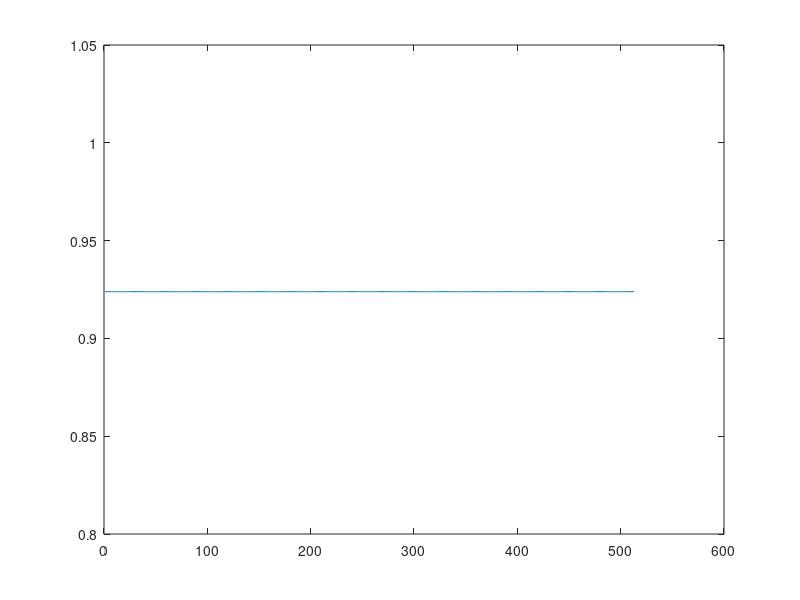

Write MATLAB code to recreate this figure.
clear all
close all

F_s = 10^6;
T = 10e-6;

f_0 = 10^5;
omega_0 = 2*pi*f_0;
phi = pi/8;
A = 1;

SNR_decibel = 0;
SNR = db2mag(SNR_decibel);
sigma = sqrt(A^2./(2*SNR));

N = 513;
n_0 = -256;
t = 0:T:T*(N-1);
k = [10,12,14,16,18,20];

t1 = A* exp(1i*(omega_0*t + phi));
t2 = sigma*randn(N,1);
t3 = 1i*sigma*randn(N,1);

x = A* exp(1i*(omega_0*t + phi)); %%+ sigma*randn(1,N) + 1i*sigma*randn(1,N);

plot(real(x))
